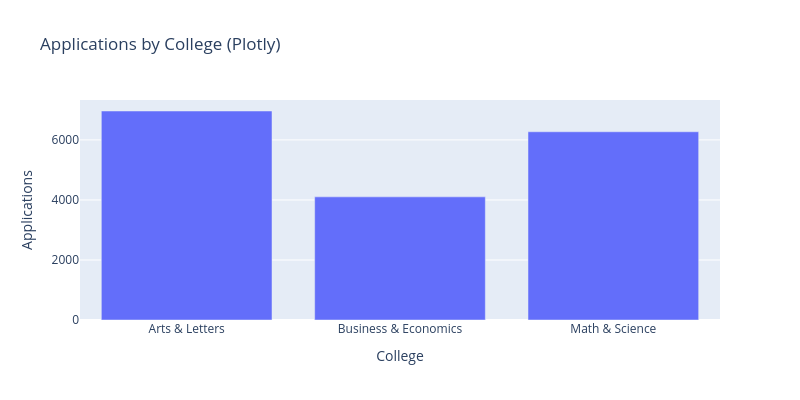

The cell this chart's notebook holds for it:
### Code cell
#Plotly bar chart
fig = px.bar(x=applications.index, y=applications.values,
             labels={"x": "College", "y": "Applications"},
             title="Applications by College (Plotly)", width=800, height=400)
fig.show()

### Figure 1 — Plotly figure (JSON) as saved in the notebook; plotly's stock layout.template omitted (floating-point values rounded to 4 significant figures)
{"data": [{"hovertemplate": "College=%{x}<br>Applications=%{y}<extra></extra>", "legendgroup": "", "marker": {"color": "#636efa", "pattern": {"shape": ""}}, "name": "", "orientation": "v", "showlegend": false, "textposition": "auto", "type": "bar", "x": ["Arts & Letters", "Business & Economics", "Math & Science"], "xaxis": "x", "y": [6964, 4103, 6272], "yaxis": "y"}], "layout": {"barmode": "relative", "height": 400, "legend": {"tracegroupgap": 0}, "title": {"text": "Applications by College (Plotly)"}, "width": 800, "xaxis": {"anchor": "y", "domain": [0, 1], "title": {"text": "College"}}, "yaxis": {"anchor": "x", "domain": [0, 1], "title": {"text": "Applications"}}}}
